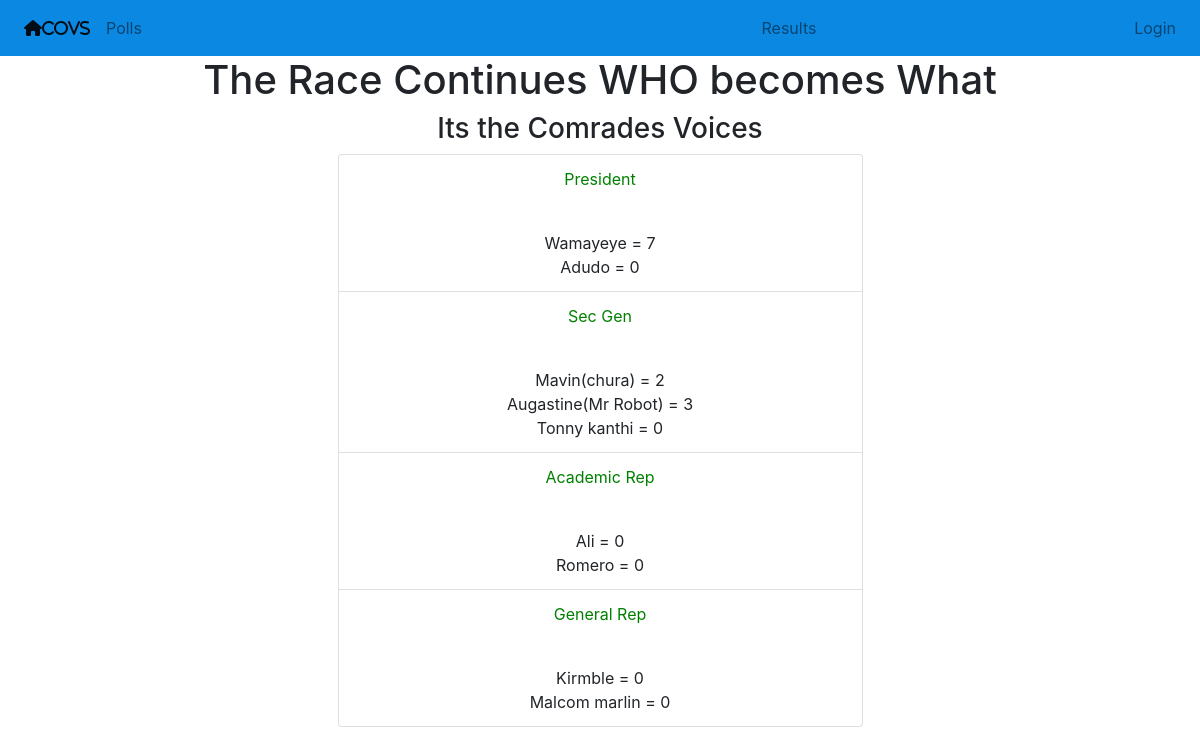
The app's page /polls/results/, older data.
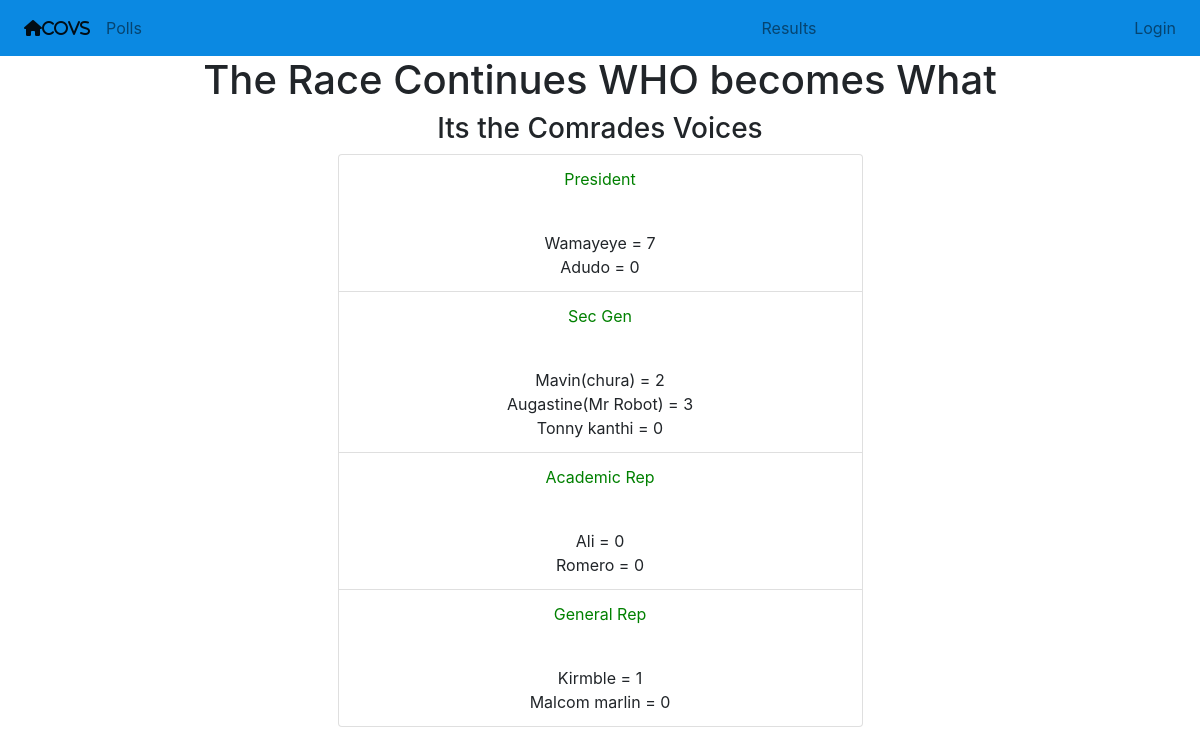
The same page, newer data.
### polls/models.py (models this page shows, shortened)
class Poll(models.Model):
    owner    = models.ForeignKey(User, on_delete=models.CASCADE, default=1)
    title     = models.CharField(max_length=255)
    pub_date = models.DateField()
    def __str__(self):
        return self.title

class Candidate(models.Model):
    poll = models.ForeignKey(Poll, on_delete=models.CASCADE)
    candidate_name = models.CharField(max_length=255)
    votes = models.IntegerField(default=0)

### polls/views.py (the view)
# urls.py: path('results/', views.all_results, name='results'),
def all_results(request):
    polls = Poll.objects.all()
    context = {'polls': polls}
    return render(request, 'polls/results.html', context)

### polls/polls/templates/polls/results.html (shortened to what this page needs)
{% extends 'base.html' %}
{% block content %}
<div class="container">
    <h1 class="text-center"> The Race Continues WHO becomes What</h1>
    <h3 class="text-center"> Its the Comrades Voices </h3>
      <div class="row ">
            <div class="col-md-6 offset-sm-3">
                <ul class="list-group text-center">
                     {% for poll in polls %}
                        <li class="list-group-item">
                            <p style="color:green;">{{ poll }}</p> <br>
                            {% for candidate in poll.candidate_set.all %}
                                {{ candidate.candidate_name }} = {{ candidate.votes }}<br>
                            {% endfor %}
                        </li>
                    {% endfor %}
                </ul>
            </div>
      </div>
</div>
{% endblock content %}

### polls/polls/templates/base.html (shortened to what this page needs)
<!doctype html>
 {% load static %}
<html lang="en">
  <head>
    <link rel="stylesheet" href="https://stackpath.bootstrapcdn.com/bootstrap/4.3.1/css/bootstrap.min.css"
>
    <link rel="stylesheet" href=" {% static 'bootstrap.min.css' %} ">
  </head>
  <body>
        {% include 'includes/navbar.html' %}
        <div class="container">
                {% block content %}
                {% endblock content %}
        </div>
  </body>
</html>

### polls/polls/templates/includes/navbar.html (shortened to what this page needs)
 <nav class="navbar navbar-expand-sm navbar-light" style="background-color: #0b89e2;">
        <div class="collapse navbar-collapse" id="collapsibleNavId">
            <ul class="navbar-nav mr-auto mt-2 mt-lg-0">
                <li class="nav-item active">
                    <a class="nav-link" href=" {% url 'polls:home' %} "><i class="fa fa-home" aria-hidden="true">Covs </i><span class="sr-only">(current)</span></a>
                </li>
                <li class="nav-item">
                <a class="nav-link" href="{% url 'polls:list' %}">Polls</a>
                </li>
            </ul>
            <div class="navbar-nav ml-auto">
                 <a class="nav=item nav-link" href="{% url 'polls:results' %}">Results</a>
            </div>
            <div class="navbar-nav ml-auto">
                {% if request.user.is_authenticated %}
                <a class="nav=item nav-link" href="{% url 'accounts:logout' %}">Logout</a>
                {% else %}
                <a class="nav=item nav-link" href="{% url 'accounts:login' %}">Login</a>
                {% endif %}
            </div>
        </div>
    </nav>

Row changes from the older to the newer data that the page shows:
changed Candidate "Kirmble": votes "0" → "1"
